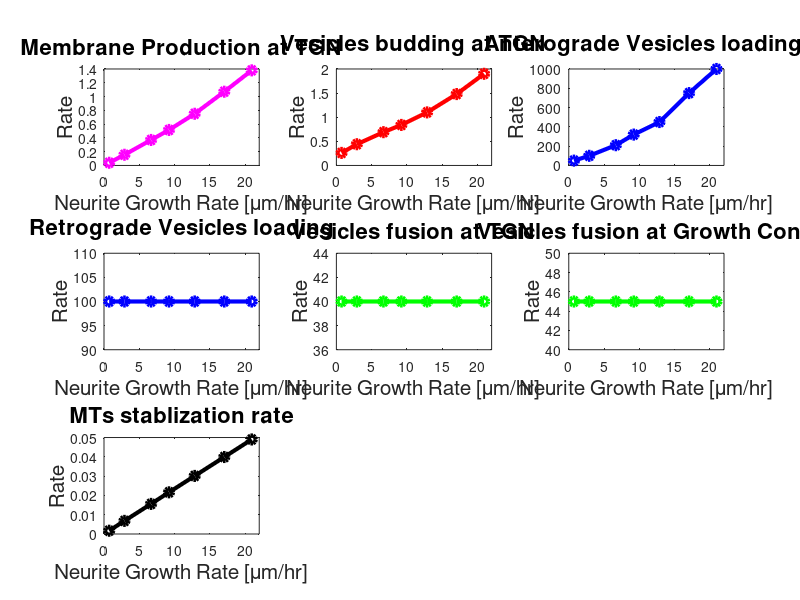
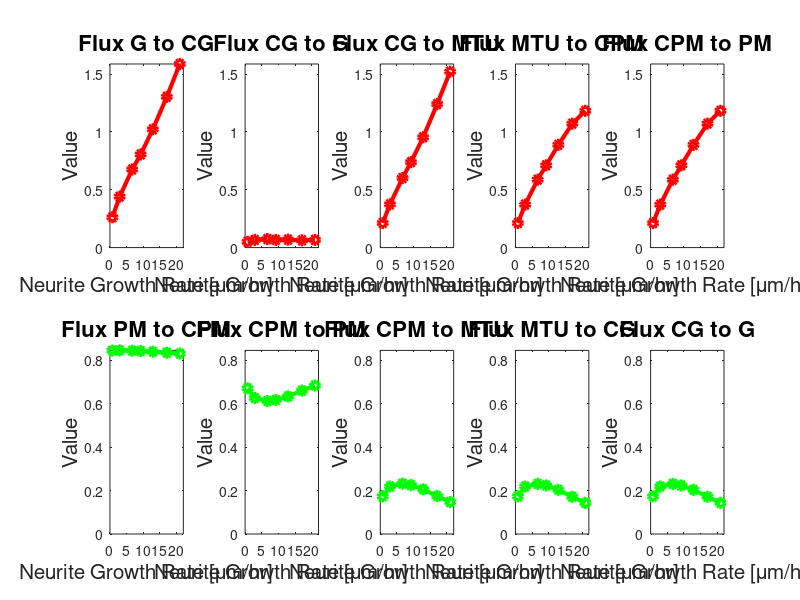
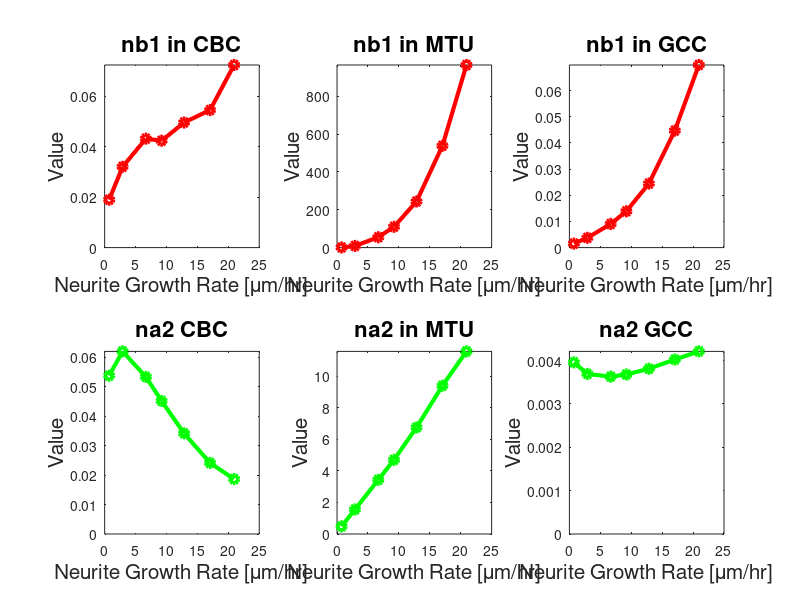
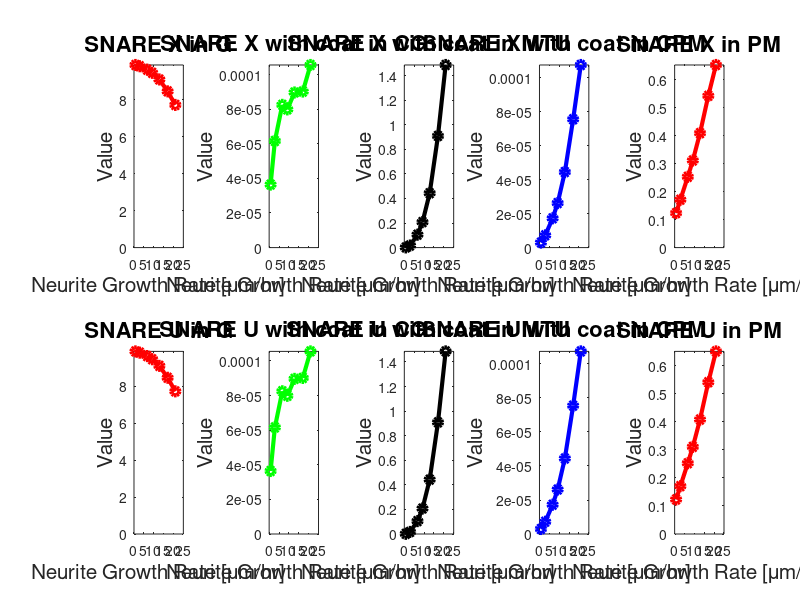

Write MATLAB code to recreate these figures, in order.

%% Neurite Growth Velocity vs Neurite length
% M= zeros(64801,8);
% M(:,1) = dlmread('plasma_membrane_length' );
% M(:,2) = dlmread('plasma_membrane_length1' );
% M(:,3) = dlmread('plasma_membrane_length2' );
% M(:,4) = dlmread('plasma_membrane_length3' );
% M(:,5) = dlmread('plasma_membrane_length4' );
% M(:,6) = dlmread('plasma_membrane_length5' );
% M(:,7) = dlmread('plasma_membrane_length6' );
% M(:,8) = dlmread('plasma_membrane_length7' );
% 
% plot(M(:,1),M(:,8),'.-c')
% hold on;
% plot(M(:,1),M(:,7),'.-m')
% hold on;
% plot(M(:,1),M(:,6),'.-y')
% hold on;
% plot(M(:,1),M(:,5),'.-g')
% hold on;
% plot(M(:,1),M(:,4),'.-k')
% hold on;
% plot(M(:,1),M(:,3),'.-b')
% hold on;
% plot(M(:,1),M(:,2),'.-r')
% 


%%

v = [ 0.732 2.90 6.6675 9.2094 12.8517 17.046 20.933];
wb = [0.26 0.44 0.69 0.84 1.10 1.48 1.9];
lambda1 = [50 100 210 320 450 750 1000 ];
lambda2 = [100 100 100 100 100 100 100];
kappaXU   = [40 40 40 40 40 40 40 ];
kappaYV   = [45 45 45 45 45 45 45 ];
k_mem_pro = [ 0.039 0.155 0.37 0.515 0.75 1.07 1.38];
stbl_rate = [0.0017  0.0068  0.0156 0.0216  0.0301 0.0399 0.0490];

Neurite_length = [49.5280 49.5280 49.5280 49.5280 49.5280 49.5280 49.5280;...
                  49.5280 166.6000 166.6000 166.6000 166.6000 166.6000 166.6000;...
                  49.5280 166.6000 370.0450 370.0450 370.0450 370.0450 370.0450;...
                  49.5280 166.6000 370.0450 507.3076 507.3076 507.3076 507.3076;...
                  49.5280 166.6000 370.0450 507.3076 703.9918 703.9918 703.9918;...
                  49.5280 166.6000 370.0450 507.3076 703.9918 930.4840 930.4840;...
                  49.5280 166.6000 370.0450  507.3076 703.9918 930.4840 1140.4];                                      	                 
                                                            
                                                          
axis_fontSize = 12;
axis_label_fontSize = 15;
xlabel_text = 'Neurite Growth Rate [\mum/hr]';
ylabel_text = 'Rate';

title_font_size = 16;
LineWidth = 3;

figure(1);

subplot(3,3,1)
plot(v,k_mem_pro,'-om','LineWidth',LineWidth);
xlabel(xlabel_text,'FontSize',axis_label_fontSize); 
ylabel(ylabel_text,'FontSize',axis_label_fontSize);
title('Membrane Production at TGN','FontSize',title_font_size);
xlim([0 22]);

subplot(3,3,2)
plot(v,wb,'-or','LineWidth',LineWidth);
xlabel(xlabel_text,'FontSize',axis_label_fontSize); 
ylabel(ylabel_text,'FontSize',axis_label_fontSize);
title('Vesicles budding at TGN','FontSize',title_font_size);
xlim([0 22]);

subplot(3,3,3)
plot(v,lambda1,'-ob','LineWidth',LineWidth);
xlabel(xlabel_text,'FontSize',axis_label_fontSize); 
ylabel(ylabel_text,'FontSize',axis_label_fontSize);
title('Anterograde Vesicles loading ','FontSize',title_font_size);
xlim([0 22]);

subplot(3,3,4)
plot(v,lambda2,'-ob','LineWidth',LineWidth);
xlabel(xlabel_text,'FontSize',axis_label_fontSize); 
ylabel(ylabel_text,'FontSize',axis_label_fontSize);
title('Retrograde Vesicles loading','FontSize',title_font_size);
xlim([0 22]);

subplot(3,3,5)
plot(v,kappaXU,'-og','LineWidth',LineWidth);
xlabel(xlabel_text,'FontSize',axis_label_fontSize); 
ylabel(ylabel_text,'FontSize',axis_label_fontSize);
title('Vesicles fusion at TGN','FontSize',title_font_size);
xlim([0 22]);

subplot(3,3,6)
plot(v,kappaYV,'-og','LineWidth',LineWidth);
xlabel(xlabel_text,'FontSize',axis_label_fontSize); 
ylabel(ylabel_text,'FontSize',axis_label_fontSize);
title('Vesicles fusion at Growth Cone','FontSize',title_font_size);
xlim([0 22]);

subplot(3,3,7)
plot(v,stbl_rate,'-ok','LineWidth',LineWidth);
xlabel(xlabel_text,'FontSize',axis_label_fontSize); 
ylabel(ylabel_text,'FontSize',axis_label_fontSize);
title('MTs stablization rate','FontSize',title_font_size);
xlim([0 22]);


%%
flux =[ 0.2623    0.0499    0.2125    0.2123    0.2123    0.8446    0.6710    0.1736    0.1734    0.1735;...
        0.4403    0.0664    0.3739    0.3714    0.3714    0.8455    0.6264    0.2191    0.2187    0.2187;...
        0.6752    0.0738    0.6013    0.5874    0.5871    0.8441    0.6122    0.2319    0.2308    0.2308;...
        0.8057    0.0666    0.7391    0.7113    0.7113    0.8424    0.6173    0.2252    0.2236    0.2236;...
        1.0225    0.0688    0.9537    0.8880    0.8880    0.8394    0.6336    0.2058    0.2035    0.2035;...
        1.3032    0.0626    1.2406    1.0712    1.0712    0.8350    0.6604    0.1746    0.1715    0.1715;...
        1.5873    0.0662    1.5211    1.1826    1.1826    0.8309    0.6837    0.1472    0.1434    0.1434];
    
B1_G_to_CG    = flux(:,1);
B1_CG_to_G    = flux(:,2);
B1_CG_to_MTU  = flux(:,3);
B1_MTU_to_CPM = flux(:,4);
B1_CPM_to_PM  = flux(:,5);
A2_PM_to_CPM  = flux(:,6);
A2_CPM_to_PM  = flux(:,7);
A2_CPM_to_MTU = flux(:,8);
A2_MTU_to_CG  = flux(:,9);
A2_CG_to_G    = flux(:,10);

%##################
figure(2);

subplot(2,5,1)
plot(v,B1_G_to_CG,'-or','LineWidth',LineWidth);
xlabel(xlabel_text,'FontSize',axis_label_fontSize); 
ylabel('Value','FontSize',axis_label_fontSize);
title('Flux G to CG','FontSize',title_font_size);
xlim([0 22]);
ylim([0 max(B1_G_to_CG)]);

subplot(2,5,2)
plot(v,B1_CG_to_G ,'-or','LineWidth',LineWidth);
xlabel(xlabel_text,'FontSize',axis_label_fontSize); 
ylabel('Value','FontSize',axis_label_fontSize);
title('Flux CG to G','FontSize',title_font_size);
xlim([0 22]);
ylim([0 max(B1_G_to_CG)]);

subplot(2,5,3)
plot(v,B1_CG_to_MTU ,'-or','LineWidth',LineWidth);
xlabel(xlabel_text,'FontSize',axis_label_fontSize); 
ylabel('Value','FontSize',axis_label_fontSize);
title('Flux CG to MTU','FontSize',title_font_size);
xlim([0 22]);
ylim([0 max(B1_G_to_CG)]);

subplot(2,5,4)
plot(v,B1_MTU_to_CPM ,'-or','LineWidth',LineWidth);
xlabel(xlabel_text,'FontSize',axis_label_fontSize); 
ylabel('Value','FontSize',axis_label_fontSize);
title('Flux MTU to CPM','FontSize',title_font_size);
xlim([0 22]);
ylim([0 max(B1_G_to_CG)]);

subplot(2,5,5)
plot(v,B1_CPM_to_PM ,'-or','LineWidth',LineWidth);
xlabel(xlabel_text,'FontSize',axis_label_fontSize); 
ylabel('Value','FontSize',axis_label_fontSize);
title('Flux CPM to PM','FontSize',title_font_size);
xlim([0 22]);
ylim([0 max(B1_G_to_CG)]);

subplot(2,5,6)
plot(v,A2_PM_to_CPM,'-og','LineWidth',LineWidth);
xlabel(xlabel_text,'FontSize',axis_label_fontSize); 
ylabel('Value','FontSize',axis_label_fontSize);
title('Flux PM to CPM','FontSize',title_font_size);
xlim([0 22]);
ylim([0 max(A2_PM_to_CPM)]);

subplot(2,5,7)
plot(v,A2_CPM_to_PM ,'-og','LineWidth',LineWidth);
xlabel(xlabel_text,'FontSize',axis_label_fontSize); 
ylabel('Value','FontSize',axis_label_fontSize);
title('Flux CPM to PM','FontSize',title_font_size);
xlim([0 22]);
ylim([0 max(A2_PM_to_CPM)]);

subplot(2,5,8)
plot(v,A2_CPM_to_MTU ,'-og','LineWidth',LineWidth);
xlabel(xlabel_text,'FontSize',axis_label_fontSize); 
ylabel('Value','FontSize',axis_label_fontSize);
title('Flux CPM to MTU','FontSize',title_font_size);
xlim([0 22]);
ylim([0 max(A2_PM_to_CPM)]);

subplot(2,5,9)
plot(v,A2_MTU_to_CG,'-og','LineWidth',LineWidth);
xlabel(xlabel_text,'FontSize',axis_label_fontSize); 
ylabel('Value','FontSize',axis_label_fontSize);
title('Flux MTU to CG','FontSize',title_font_size);
xlim([0 22]);
ylim([0 max(A2_PM_to_CPM)]);

subplot(2,5,10)
plot(v,A2_CG_to_G,'-og','LineWidth',LineWidth);
xlabel(xlabel_text,'FontSize',axis_label_fontSize); 
ylabel('Value','FontSize',axis_label_fontSize);
title('Flux CG to G','FontSize',title_font_size); 
xlim([0 22]);
ylim([0 max(A2_PM_to_CPM)]);



%########################

% Anterograde SNARE plot XU & YV

D =[9.873541  3.640018e-05 1.455242e-03 2.942623e-06 1.232594e-01 9.873541e+00 3.640018e-05 1.455242e-03 2.942623e-06 1.232594e-01 7.977930e-01 2.941175e-04 1.175874e-02 2.377670e-05 9.917974e+01 7.977930e-01 2.941175e-04 1.175874e-02 2.377670e-05 9.917974e+01;...
    9.805494  6.160032e-05 1.680716e-02 7.197202e-06 1.709000e-01 9.805494e+00 6.160032e-05 1.680716e-02 7.197202e-06 1.709000e-01 5.658848e-01 3.555017e-04 9.700767e-02 4.154189e-05 9.930557e+01 5.658848e-01 3.555017e-04 9.700767e-02 4.154189e-05 9.930557e+01;...
    9.622452  8.247771e-05 1.049102e-01 1.723250e-05 2.527454e-01 9.622452 8.247771e-05 1.049102e-01 1.723250e-05 2.527454e-01 3.662761e-01 3.139487e-04 4.001573e-01 6.573808e-05 9.916551e+01 3.662761e-01 3.139487e-04 4.001573e-01 6.573808e-05 9.916551e+01;...
    9.449285  7.985122e-05 2.073013e-01 2.617776e-05 3.111381e-01 9.449285e+00 7.985122e-05 2.073013e-01 2.617776e-05 3.111381e-01 2.864284e-01 2.420469e-04 6.316365e-01 7.976233e-05 9.898896e+01 2.864284e-01 2.420469e-04 6.316365e-01 7.976233e-05 9.898896e+01;...
    9.091097  8.963630e-05 4.427345e-01 4.443694e-05 4.086813e-01 9.091097e+00 8.963630e-05 4.427345e-01 4.443694e-05 4.086813e-01 2.016037e-01 1.987776e-04 9.946358e-01 9.983101e-05 9.866966e+01 2.016037e-01 1.987776e-04 9.946358e-01 9.983101e-05 9.866966e+01;...
    8.447075  9.017302e-05 9.085918e-01 7.547350e-05 5.419276e-01 8.447075e+00 9.017302e-05 9.085918e-01 7.547350e-05 5.419276e-01 1.315836e-01 1.404682e-04 1.454316e+00 1.208056e-04 9.822571e+01 1.315836e-01 1.404682e-04 1.454316e+00 1.208056e-04 9.822571e+01;...
    7.713527  1.055227e-04 1.486242e+00 1.074138e-04 6.520782e-01 7.713527e+00 1.055227e-04 1.486242e+00 1.074138e-04 6.520782e-01 9.238542e-02 1.263845e-04 1.849798e+00 1.336893e-04 9.782292e+01 9.238542e-02 1.263845e-04 1.849798e+00 1.336893e-04 9.782292e+01    ];



xx_g       = D(:,1);
xx_b1_cg   = D(:,2);
xx_b1_mtc  = D(:,3);
xx_b1_cpm  = D(:,4);
xx_pm      = D(:,5);
uu_g       = D(:,6);
uu_b1_cg   = D(:,7);
uu_b1_mtc  = D(:,8);
uu_b1_cpm  = D(:,9);
uu_pm      = D(:,10);
yy_g       = D(:,11);
yy_b1_cg   = D(:,12);
yy_b1_mtc  = D(:,13);
yy_b1_cpm  = D(:,14);
yy_pm      = D(:,15);
vv_g       = D(:,16);
vv_b1_cg   = D(:,17);
vv_b1_mtc  = D(:,18);
vv_b1_cpm  = D(:,19);
vv_pm      = D(:,20);

%##### SNARE X U #####
figure(4);


subplot(2,5,1)
plot(v,xx_g,'-or','LineWidth',LineWidth);
xlabel(xlabel_text,'FontSize',axis_label_fontSize); 
ylabel('Value','FontSize',axis_label_fontSize);
title('SNARE X in G','FontSize',title_font_size);
ylim([0 max(xx_g)]);

subplot(2,5,2)
plot(v,xx_b1_cg ,'-og','LineWidth',LineWidth);
xlabel(xlabel_text,'FontSize',axis_label_fontSize); 
ylabel('Value','FontSize',axis_label_fontSize);
title('SNARE X with coat in CG','FontSize',title_font_size);
ylim([0 max(xx_b1_cg)]);

subplot(2,5,3)
plot(v,xx_b1_mtc,'-ok','LineWidth',LineWidth);
xlabel(xlabel_text,'FontSize',axis_label_fontSize); 
ylabel('Value','FontSize',axis_label_fontSize);
title('SNARE X with coat in MTU','FontSize',title_font_size);
ylim([0 max(xx_b1_mtc)]);

subplot(2,5,4)
plot(v,xx_b1_cpm,'-ob','LineWidth',LineWidth);
xlabel(xlabel_text,'FontSize',axis_label_fontSize); 
ylabel('Value','FontSize',axis_label_fontSize);
title('SNARE X with coat in CPM','FontSize',title_font_size);
ylim([0 max(xx_b1_cpm)]);

subplot(2,5,5)
plot(v,xx_pm,'-or','LineWidth',LineWidth);
xlabel(xlabel_text,'FontSize',axis_label_fontSize); 
ylabel('Value','FontSize',axis_label_fontSize);
title('SNARE X in PM','FontSize',title_font_size);
ylim([0 max(xx_pm)]);

subplot(2,5,6)
plot(v,uu_g,'-or','LineWidth',LineWidth);
xlabel(xlabel_text,'FontSize',axis_label_fontSize); 
ylabel('Value','FontSize',axis_label_fontSize);
title('SNARE U in G','FontSize',title_font_size);
ylim([0 max(uu_g)]);

subplot(2,5,7)
plot(v,uu_b1_cg ,'-og','LineWidth',LineWidth);
xlabel(xlabel_text,'FontSize',axis_label_fontSize); 
ylabel('Value','FontSize',axis_label_fontSize);
title('SNARE U with coat in CG','FontSize',title_font_size);
ylim([0 max(uu_b1_cg)]);

subplot(2,5,8)
plot(v,uu_b1_mtc,'-ok','LineWidth',LineWidth);
xlabel(xlabel_text,'FontSize',axis_label_fontSize); 
ylabel('Value','FontSize',axis_label_fontSize);
title('SNARE U with coat in MTU','FontSize',title_font_size);
ylim([0 max(uu_b1_mtc)]);

subplot(2,5,9)
plot(v,uu_b1_cpm,'-ob','LineWidth',LineWidth);
xlabel(xlabel_text,'FontSize',axis_label_fontSize); 
ylabel('Value','FontSize',axis_label_fontSize);
title('SNARE U with coat in CPM','FontSize',title_font_size);
ylim([0 max(uu_b1_cpm)]);

subplot(2,5,10)
plot(v,uu_pm,'-or','LineWidth',LineWidth);
xlabel(xlabel_text,'FontSize',axis_label_fontSize); 
ylabel('Value','FontSize',axis_label_fontSize);
title('SNARE U in PM','FontSize',title_font_size);
ylim([0 max(uu_pm)]);


%##### SNARE #####
figure(5);


subplot(2,5,1)
plot(v,yy_g,'-or','LineWidth',LineWidth);
xlabel(xlabel_text,'FontSize',axis_label_fontSize); 
ylabel('Value','FontSize',axis_label_fontSize);
title('SNARE Y in G','FontSize',title_font_size);
ylim([0 max(yy_g)]);

subplot(2,5,2)
plot(v,yy_b1_cg ,'-og','LineWidth',LineWidth);
xlabel(xlabel_text,'FontSize',axis_label_fontSize); 
ylabel('Value','FontSize',axis_label_fontSize);
title('SNARE Y with coat B in CG','FontSize',title_font_size);
ylim([0 max(yy_b1_cg)]);

subplot(2,5,3)
plot(v,yy_b1_mtc,'-ok','LineWidth',LineWidth);
xlabel(xlabel_text,'FontSize',axis_label_fontSize); 
ylabel('Value','FontSize',axis_label_fontSize);
title('SNARE Y with coat B in MTU','FontSize',title_font_size);
ylim([0 max(yy_b1_mtc)]);

subplot(2,5,4)
plot(v,yy_b1_cpm,'-ob','LineWidth',LineWidth);
xlabel(xlabel_text,'FontSize',axis_label_fontSize); 
ylabel('Value','FontSize',axis_label_fontSize);
title('SNARE Y with coat B in CPM','FontSize',title_font_size);
ylim([0 max(yy_b1_cpm)]);

subplot(2,5,5)
plot(v,yy_pm,'-or','LineWidth',LineWidth);
xlabel(xlabel_text,'FontSize',axis_label_fontSize); 
ylabel('Value','FontSize',axis_label_fontSize);
title('SNARE Y in PM','FontSize',title_font_size);
ylim([0 max(yy_pm)]);

subplot(2,5,6)
plot(v,vv_g,'-or','LineWidth',LineWidth);
xlabel(xlabel_text,'FontSize',axis_label_fontSize); 
ylabel('Value','FontSize',axis_label_fontSize);
title('SNARE V in G','FontSize',title_font_size);
ylim([0 max(vv_g)]);

subplot(2,5,7)
plot(v,vv_b1_cg ,'-og','LineWidth',LineWidth);
xlabel(xlabel_text,'FontSize',axis_label_fontSize); 
ylabel('Value','FontSize',axis_label_fontSize);
title('SNARE V with coat B in CG','FontSize',title_font_size);
ylim([0 max(vv_b1_cg)]);

subplot(2,5,8)
plot(v,vv_b1_mtc,'-ok','LineWidth',LineWidth);
xlabel(xlabel_text,'FontSize',axis_label_fontSize); 
ylabel('Value','FontSize',axis_label_fontSize);
title('SNARE V with coat B in MTU','FontSize',title_font_size);
ylim([0 max(vv_b1_mtc)]);

subplot(2,5,9)
plot(v,vv_b1_cpm,'-ob','LineWidth',LineWidth);
xlabel(xlabel_text,'FontSize',axis_label_fontSize); 
ylabel('Value','FontSize',axis_label_fontSize);
title('SNARE V with coat B in CPM','FontSize',title_font_size);
ylim([0 max(vv_b1_cpm)]);

subplot(2,5,10)
plot(v,vv_pm,'-or','LineWidth',LineWidth);
xlabel(xlabel_text,'FontSize',axis_label_fontSize); 
ylabel('Value','FontSize',axis_label_fontSize);
title('SNARE V in PM','FontSize',title_font_size);
ylim([0 max(vv_pm)]);


E =[2.664407e+00 3.364880e-07 1.298780e-05 3.719916e-08 4.779174e+01 4.249162e-03 1.698779e-01 3.435066e-04 4.262963e+01 5.383696e-05 2.078243e-03 5.952412e-06 7.638201e+00 6.798518e-03 2.717993e-01 5.496012e-04;...
   1.085215e+00 1.268472e-07 2.730171e-05 1.069009e-08 4.834581e+01 3.738573e-03 1.019992e+00 4.367746e-04 3.240088e+01 3.787231e-05 8.244081e-03 3.228039e-06 1.435692e+01 1.116214e-02 3.046525e+00 1.304611e-03;...
   4.781968e-01 6.166258e-08 3.980912e-05 3.730453e-09 4.605603e+01 2.863533e-03 3.634336e+00 5.967646e-04 1.785022e+01 2.301764e-05 1.650996e-02 1.547141e-06 1.700635e+01 1.068897e-02 1.366827e+01 2.245358e-03;...
   3.551504e-01 4.924128e-08 5.182104e-05 2.899538e-09 4.359525e+01 2.309833e-03 5.962063e+00 7.528814e-04 1.219452e+01 1.690761e-05 2.132061e-02 1.192983e-06 1.477043e+01 7.931149e-03 2.087685e+01 2.636308e-03;...
   2.528581e-01 3.870487e-08 6.174539e-05 1.982209e-09 3.875930e+01 2.119339e-03 1.038764e+01 1.042599e-03 6.914489e+00 1.058398e-05 2.236040e-02 7.178573e-07 1.041660e+01 5.795459e-03 2.974186e+01 2.985180e-03;...
   1.691451e-01 2.791016e-08 7.886500e-05 1.481445e-09 3.177653e+01 1.654116e-03 1.673076e+01 1.389771e-03 3.413058e+00 5.631391e-06 2.315106e-02 4.348981e-07 6.269752e+00 3.337821e-03 3.694253e+01 3.068734e-03;...
   1.168999e-01 2.023851e-08 7.606741e-05 9.639444e-10 2.596431e+01 1.521080e-03 2.206378e+01 1.594611e-03 1.884745e+00 3.262932e-06 1.895451e-02 2.402032e-07 4.081119e+00 2.452338e-03 4.067197e+01 2.939480e-03];

kk_g      = E(:,1);
kk_a1_cg  = E(:,2);
kk_a1_mtc = E(:,3);
kk_a1_cpm = E(:,4);   
kk_pm     = E(:,5);
kk_b1_cg  = E(:,6);
kk_b1_mtc = E(:,7);
kk_b1_cpm = E(:,8);
         
dd_g      = E(:,9);
dd_a1_cg  = E(:,10);
dd_a1_mtc = E(:,11);
dd_a1_cpm = E(:,12);      
dd_pm     = E(:,13);
dd_b1_cg  = E(:,14);
dd_b1_mtc = E(:,15);
dd_b1_cpm = E(:,16);

%######## MOtor protien ##########

figure(8);

subplot(3,3,1)
plot(v,kk_g,'-or','LineWidth',LineWidth);
xlabel(xlabel_text,'FontSize',axis_label_fontSize); 
ylabel('Value','FontSize',axis_label_fontSize);
title('Kinesin in G','FontSize',title_font_size);
ylim([0 max(kk_g)]);

subplot(3,3,2)
plot(v,kk_a1_cg ,'-or','LineWidth',LineWidth);
xlabel(xlabel_text,'FontSize',axis_label_fontSize); 
ylabel('Value','FontSize',axis_label_fontSize);
title('Kinesin with coat A in CG','FontSize',title_font_size);
ylim([0 max(kk_a1_cg)]);

subplot(3,3,3)
plot(v,kk_a1_mtc ,'-or','LineWidth',LineWidth);
xlabel(xlabel_text,'FontSize',axis_label_fontSize); 
ylabel('Value','FontSize',axis_label_fontSize);
title('Kinesin with coat A in MTU','FontSize',title_font_size);
ylim([0 max(kk_a1_mtc)]);

subplot(3,3,4)
plot(v,kk_a1_cpm ,'-or','LineWidth',LineWidth);
xlabel(xlabel_text,'FontSize',axis_label_fontSize); 
ylabel('Value','FontSize',axis_label_fontSize);
title('Kinesin with coat A in CPM','FontSize',title_font_size);
ylim([0 max(kk_a1_cpm)]);

subplot(3,3,5)
plot(v,kk_b1_cg,'-og','LineWidth',LineWidth);
xlabel(xlabel_text,'FontSize',axis_label_fontSize); 
ylabel('Value','FontSize',axis_label_fontSize);
title('Kinesin with coat B in CG','FontSize',title_font_size);
ylim([0 max(kk_b1_cg)]);

subplot(3,3,6)
plot(v,kk_b1_mtc ,'-og','LineWidth',LineWidth);
xlabel(xlabel_text,'FontSize',axis_label_fontSize); 
ylabel('Value','FontSize',axis_label_fontSize);
title('Kinesin with coat B in MTU','FontSize',title_font_size);
ylim([0 max(kk_b1_mtc)]);

subplot(3,3,7)
plot(v,kk_b1_cpm ,'-og','LineWidth',LineWidth);
xlabel(xlabel_text,'FontSize',axis_label_fontSize); 
ylabel('Value','FontSize',axis_label_fontSize);
title('Kinesin with coat B in CPM','FontSize',title_font_size);
ylim([0 max(kk_b1_cpm)]);

subplot(3,3,8)
plot(v,kk_pm ,'-or','LineWidth',LineWidth);
xlabel(xlabel_text,'FontSize',axis_label_fontSize); 
ylabel('Value','FontSize',axis_label_fontSize);
title('Kinesin in PM','FontSize',title_font_size);
ylim([0 max(kk_pm)]);


figure(9);

subplot(3,3,1)
plot(v,dd_g,'-or','LineWidth',LineWidth);
xlabel(xlabel_text,'FontSize',axis_label_fontSize); 
ylabel('Value','FontSize',axis_label_fontSize);
title('Dynein in G','FontSize',title_font_size);
ylim([0 max(dd_g)]);

subplot(3,3,2)
plot(v,dd_a1_cg ,'-or','LineWidth',LineWidth);
xlabel(xlabel_text,'FontSize',axis_label_fontSize); 
ylabel('Value','FontSize',axis_label_fontSize);
title('Dynein with coat A in CG','FontSize',title_font_size);
ylim([0 max(dd_a1_cg)]);

subplot(3,3,3)
plot(v,dd_a1_mtc ,'-or','LineWidth',LineWidth);
xlabel(xlabel_text,'FontSize',axis_label_fontSize); 
ylabel('Value','FontSize',axis_label_fontSize);
title('Dynein with coat A in MTU','FontSize',title_font_size);
ylim([0 max(dd_a1_mtc)]);

subplot(3,3,4)
plot(v,dd_a1_cpm ,'-or','LineWidth',LineWidth);
xlabel(xlabel_text,'FontSize',axis_label_fontSize); 
ylabel('Value','FontSize',axis_label_fontSize);
title('Dynein with coat A in CPM','FontSize',title_font_size);
ylim([0 max(dd_a1_cpm)]);

subplot(3,3,5)
plot(v,dd_b1_cg,'-og','LineWidth',LineWidth);
xlabel(xlabel_text,'FontSize',axis_label_fontSize); 
ylabel('Value','FontSize',axis_label_fontSize);
title('Dynein with coat B in CG','FontSize',title_font_size);
ylim([0 max(dd_b1_cg)]);

subplot(3,3,6)
plot(v,dd_b1_mtc ,'-og','LineWidth',LineWidth);
xlabel(xlabel_text,'FontSize',axis_label_fontSize); 
ylabel('Value','FontSize',axis_label_fontSize);
title('Dynein with coat B in MTU','FontSize',title_font_size);
ylim([0 max(dd_b1_mtc)]);

subplot(3,3,7)
plot(v,dd_b1_cpm ,'-og','LineWidth',LineWidth);
xlabel(xlabel_text,'FontSize',axis_label_fontSize); 
ylabel('Value','FontSize',axis_label_fontSize);
title('Dynein with coat B in CPM','FontSize',title_font_size);
ylim([0 max(dd_b1_cpm)]);

subplot(3,3,8)
plot(v,dd_pm ,'-or','LineWidth',LineWidth);
xlabel(xlabel_text,'FontSize',axis_label_fontSize); 
ylabel('Value','FontSize',axis_label_fontSize);
title('Dynein in PM','FontSize',title_font_size);
ylim([0 max(dd_pm)]);

%%

C = [1.896625e-02 7.582532e-01 1.533251e-03 5.374113e-02 4.869799e-01 3.958031e-03;...
3.198052e-02 8.726221e+00 3.736801e-03 6.197222e-02 1.556709e+00 3.692200e-03;...
4.313089e-02 5.488911e+01 9.016846e-03 5.332900e-02 3.436736e+00 3.628786e-03;...
4.230502e-02 1.098706e+02 1.387432e-02 4.515101e-02 4.705579e+00 3.678539e-03;...
4.952028e-02 2.438793e+02 2.447798e-02 3.414524e-02 6.760658e+00 3.811372e-03;...
5.445164e-02 5.381329e+02 4.470086e-02 2.413177e-02 9.409140e+00 4.023398e-03;...
7.230092e-02 9.655836e+02 6.978438e-02 1.865052e-02 1.158793e+01 4.211589e-03];

nb1_CG    = C(:,1);
nb1_MTU   = C(:,2);
nb1_CPM   = C(:,3);
na2_CG    = C(:,4);
na2_MTU   = C(:,5);
na2_CPM   = C(:,6);

figure(3);

subplot(2,3,1)
plot(v,nb1_CG,'-or','LineWidth',LineWidth);
xlabel(xlabel_text,'FontSize',axis_label_fontSize); 
ylabel('Value','FontSize',axis_label_fontSize);
title('nb1 in CBC','FontSize',title_font_size);
ylim([0 max(nb1_CG)]);

subplot(2,3,2)
plot(v,nb1_MTU,'-or','LineWidth',LineWidth);
xlabel(xlabel_text,'FontSize',axis_label_fontSize); 
ylabel('Value','FontSize',axis_label_fontSize);
title('nb1 in MTU','FontSize',title_font_size);
ylim([0 max(nb1_MTU)]);

subplot(2,3,3)
plot(v,nb1_CPM,'-or','LineWidth',LineWidth);
xlabel(xlabel_text,'FontSize',axis_label_fontSize); 
ylabel('Value','FontSize',axis_label_fontSize);
title('nb1 in GCC','FontSize',title_font_size);
ylim([0 max(nb1_CPM)]);
                                                     
subplot(2,3,4)
plot(v,na2_CG,'-og','LineWidth',LineWidth);
xlabel(xlabel_text,'FontSize',axis_label_fontSize); 
ylabel('Value','FontSize',axis_label_fontSize);
title('na2 CBC','FontSize',title_font_size);
ylim([0 max(na2_CG)]);

subplot(2,3,5)
plot(v,na2_MTU,'-og','LineWidth',LineWidth);
xlabel(xlabel_text,'FontSize',axis_label_fontSize); 
ylabel('Value','FontSize',axis_label_fontSize);
title('na2 in MTU','FontSize',title_font_size);
ylim([0 max(na2_MTU)]);

subplot(2,3,6)
plot(v,na2_CPM,'-og','LineWidth',LineWidth);
xlabel(xlabel_text,'FontSize',axis_label_fontSize); 
ylabel('Value','FontSize',axis_label_fontSize);
title('na2 GCC','FontSize',title_font_size);
ylim([0 max(na2_CPM)]);